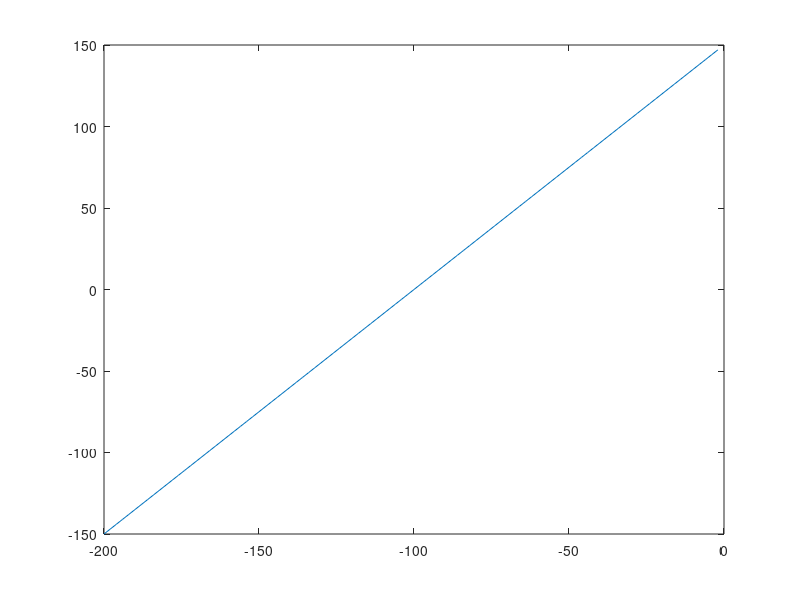
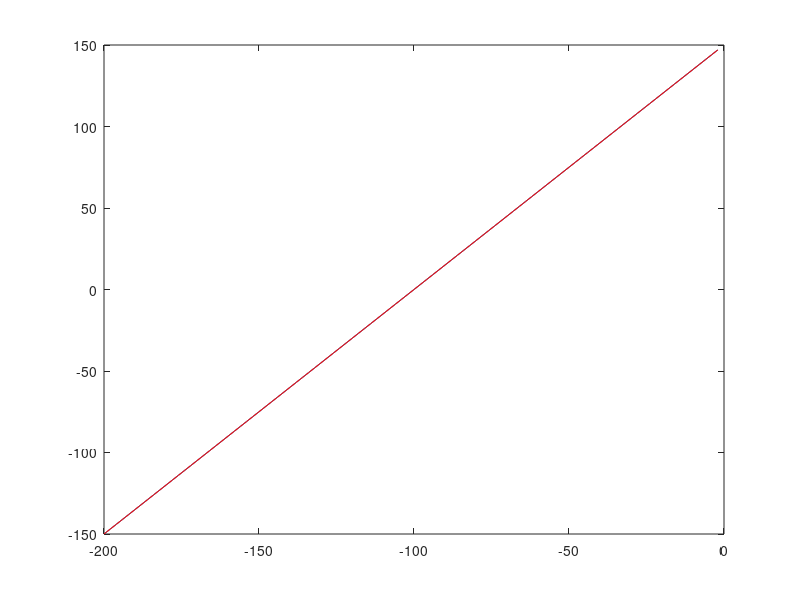

MATLAB code to generate these figures, in order:
%tracker simulation
clear all;
close all;

len = 500;
cen = len/2 + 1;
nfrm = 100;

dt = 1;  %time step
dx = 1;  %sample spacing in images

xvec = ((-len/2):(len/2-1))*dx;
yvec = xvec;

[X,Y] = meshgrid(xvec,yvec);

tgt = fspecial('disk',10);
tgt = tgt/max(max(tgt));
[rlentgt,clentgt] = size(tgt);
centgt = round(rlentgt/2);
widtgt = floor(rlentgt/2);

x0 = -200;  %starting location of target, pixels
y0 = -150;
vx = 2;   %velocity, pixels/time step
vy = 3;

img_stack = zeros(len,len,nfrm);
xtrue = zeros(nfrm,1);
ytrue = zeros(nfrm,1);
rtrue = zeros(nfrm,1);
ctrue = zeros(nfrm,1);
for m=1:nfrm
    xtrue(m) = x0 + (m-1)*vx;
    ytrue(m) = y0 + (m-1)*vy;
    
    rloc = cen - ytrue(m);
    cloc = cen + xtrue(m);
    
    rtrue(m) = rloc;
    ctrue(m) = cloc;

    rstart = rloc-widtgt;
    rstop = rloc+widtgt;
    cstart = cloc-widtgt;
    cstop = cloc+widtgt;
    
    img_stack(rstart:rstop,cstart:cstop,m) = tgt;

end;

figure
plot(xtrue,ytrue)
%%
%track target with matched filter
template = tgt;
estrloc = zeros(nfrm,1);
estcloc = zeros(nfrm,1);
estx = zeros(nfrm,1);
esty = zeros(nfrm,1);
corrsize = len + 2*widtgt;  %size of correlation output
corrcen = corrsize/2 + 1;     %center of correlation output
for m=1:nfrm
    
    corr1 = xcorr2(img_stack(:,:,m),tgt);
    tcorr = corr1((corrcen-len/2):(corrcen+len/2-1),(corrcen-len/2):(corrcen+len/2-1));
    [rmax,cmax] = find(tcorr == max(max(tcorr)));
    
    estrloc(m) = rmax;
    estcloc(m) = cmax;
    estx(m) = estcloc(m) - cen;
    esty(m) = cen - estrloc(m);
    
end;

figure
plot(estx,esty)
hold
%%
%make t data noisy and try tracking
std = 0.5;
noise = std*randn(len,len,nfrm);
noisy_img_stack = img_stack + noise;

%track target with matched filter
template = tgt;
estrlocn = zeros(nfrm,1);
estclocn = zeros(nfrm,1);
estxn = zeros(nfrm,1);
estyn = zeros(nfrm,1);
corrsize = len + 2*widtgt;  %size of correlation output
corrcen = corrsize/2 + 1;     %center of correlation output
for m=1:nfrm
    
    corr1 = xcorr2(noisy_img_stack(:,:,m),tgt);
    tcorr = corr1((corrcen-len/2):(corrcen+len/2-1),(corrcen-len/2):(corrcen+len/2-1));
    [rmax,cmax] = find(tcorr == max(max(tcorr)));
    
    estrlocn(m) = rmax;
    estclocn(m) = cmax;
    estxn(m) = estclocn(m) - cen;
    estyn(m) = cen - estrlocn(m);
    
end;

plot(estxn,estyn,'r')
